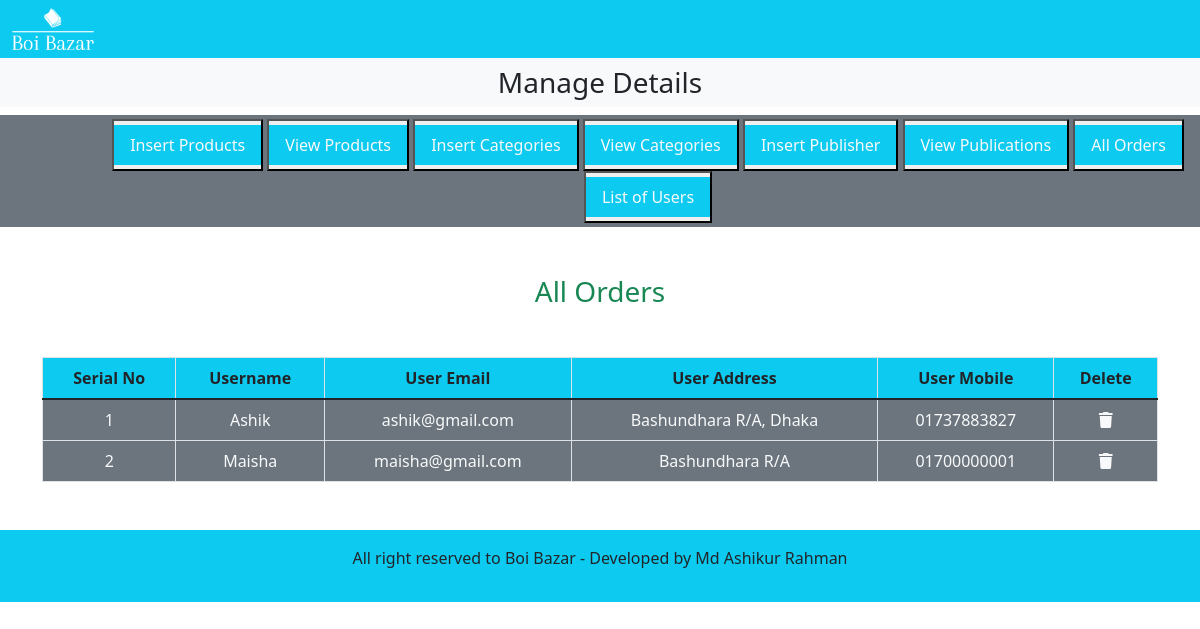
Page /admin_area/index.php?list_users on the committed database.
### tables this page shows
CREATE TABLE `user_table` (
  `user_id` int(11) NOT NULL,
  `username` varchar(100) NOT NULL,
  `user_email` varchar(100) NOT NULL,
  `user_password` varchar(255) NOT NULL,
  `user_image` varchar(255) NOT NULL,
  `user_ip` varchar(100) NOT NULL,
  `user_address` varchar(255) NOT NULL,
  `user_contact` varchar(100) NOT NULL
);

### admin_area/list_users.php (the view, shortened to what this page needs)
<h3 class="text-center text-success"> All Orders</h3>
    <table class="table table-bordered mt-5">
        <thead class="bg-info text-center">
            <tr>
                <th>Serial No</th>
                <th>Username</th>
                <th>User Email</th>
                <th>User Address</th>
                <th>User Mobile</th>
                <th>Delete</th>
            </tr>
        </thead>
<?php
         $get_users= "Select * from `user_table`";
         $result=mysqli_query($con, $get_users);
         $number=0;
         while($row=mysqli_fetch_assoc($result)){
            $user_id=$row['user_id'];
            $username=$row['username'];
            $user_email	=$row['user_email'];
            $user_address=$row['user_address'];
            $user_contact=$row['user_contact'];
            $number++;
            echo"<tr class='bg-secondary text-light text-center'>
            <td>$number</td>
            <td>$username</td>
            <td>$user_email</td>
            <td>$user_address</td>
            <td>$user_contact</td>
            <td><a href='index.php?delete_user=$user_id' class='text-light'> <i class='fa-solid fa-trash'></i> </a></td>
        </tr>";
         }
         ?>
    </table>

### style.css (style rules this page uses)
* { margin: 0; padding: 0; box-sizing: border-box; }
body { overflow-x: hidden; }

### rows in the picture
user_table: username "Ashik", user_email "ashik@gmail.com", user_address "Bashundhara R/A, Dhaka", user_contact "01737883827"
user_table: username "Maisha", user_email "maisha@gmail.com", user_address "Bashundhara R/A", user_contact "01700000001"
